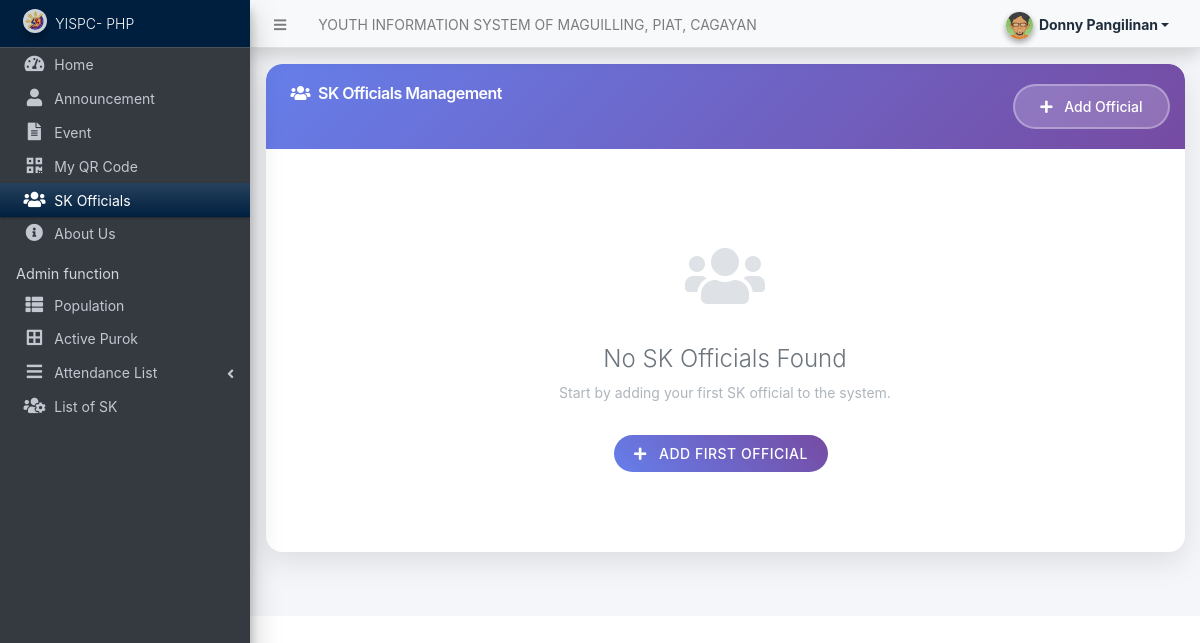
/admin/?page=skofficials/index (signed in), run on an earlier commit of the app's database.
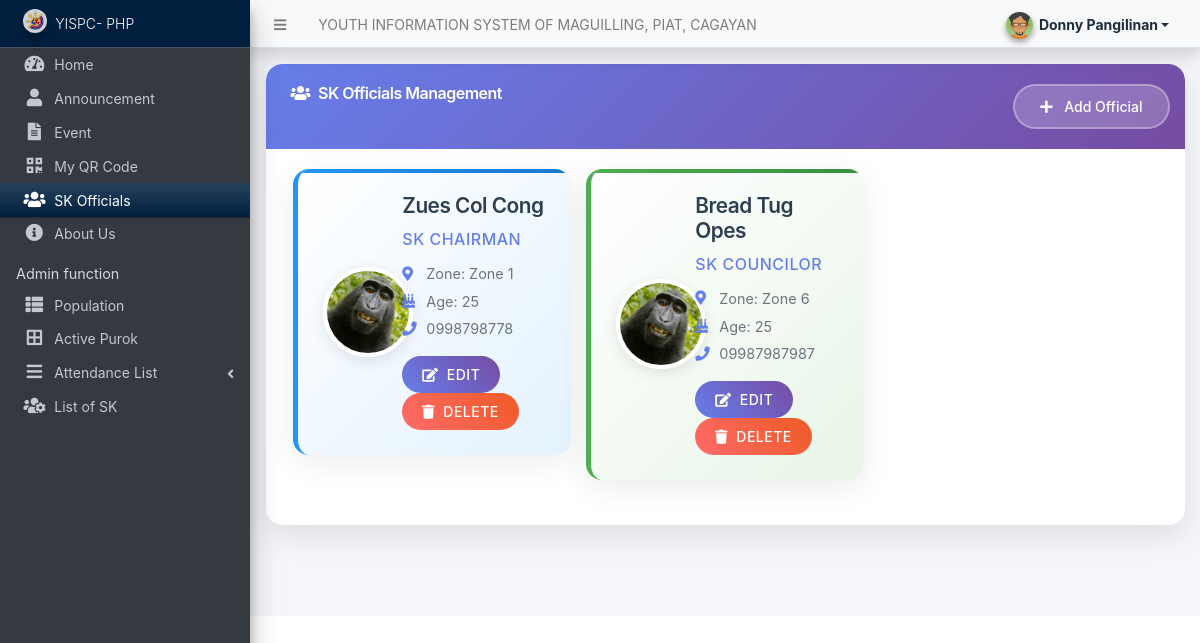
And on a later commit of the database.
### tables this page shows
CREATE TABLE `sk_officials` (
  `id` int(11) NOT NULL,
  `name` varchar(255) NOT NULL,
  `position` enum('chairman','councilor') NOT NULL,
  `image_path` varchar(255) DEFAULT NULL,
  `firstname` varchar(100) NOT NULL,
  `middlename` varchar(100) DEFAULT NULL,
  `lastname` varchar(100) NOT NULL,
  `date_of_birth` date NOT NULL,
  `sex` enum('Male','Female') NOT NULL,
  `contact` varchar(20) DEFAULT NULL,
  `email` varchar(100) DEFAULT NULL,
  `zone` varchar(50) DEFAULT NULL,
  `status` tinyint(1) NOT NULL DEFAULT 1,
  `order_position` int(11) DEFAULT NULL,
  `date_created` datetime NOT NULL DEFAULT current_timestamp(),
  `date_updated` datetime NOT NULL DEFAULT current_timestamp() ON UPDATE current_timestamp()
);

### classes/DBConnection.php (called while the page is built, shortened)
<?php
class DBConnection{
    private $host = DB_SERVER;
    private $username = DB_USERNAME;
    private $password = DB_PASSWORD;
    private $database = DB_NAME;
    public $conn;
    public function __construct(){
        if (!isset($this->conn)) {
            $this->conn = new mysqli($this->host, $this->username, $this->password, $this->database);
        }
    }
}
?>

### classes/SystemSettings.php (called while the page is built, shortened)
<?php
class SystemSettings extends DBConnection{
	function userdata($field = ''){
		if(!empty($field)){
			if(isset($_SESSION['userdata'][$field]))
				return $_SESSION['userdata'][$field];
			else
				return null;
		}else{
			return false;
		}
	}
}
$_settings = new SystemSettings();
?>

### admin/skofficials/index.php (the view, shortened to what this page needs)
<div class="card card-modern">
	<div class="card-header card-header-modern">
		<h3 class="card-title card-title-modern">
			<i class="fas fa-users mr-2"></i>SK Officials
			<?php if($_settings->userdata('type') == 1): ?>
				Management
			<?php else: ?>
				<small style="opacity: 0.8;">(View Only)</small>
			<?php endif; ?>
		</h3>
		<?php if($_settings->userdata('type') == 1): ?>
		<div class="card-tools">
			<button class="btn btn-add-modern" type="button" id="create_new">
				<i class="fa fa-plus mr-2"></i> Add Official
			</button>
		</div>
		<?php endif; ?>
	</div>
	<div class="card-body">
		<div class="container-fluid">
			<?php
			$qry = $conn->query("SELECT * FROM `sk_officials` WHERE status = 1 ORDER BY CASE WHEN position = 'chairman' THEN 1 ELSE 2 END, firstname, lastname");
			if($qry->num_rows > 0):
			?>
			<div class="row">
				<?php while($row = $qry->fetch_assoc()):
					$full_name = trim($row['firstname'] . ' ' . $row['middlename'] . ' ' . $row['lastname']);
					$position_display = ucfirst($row['position']);
				?>
				<div class="col-lg-4 col-md-6 fade-in">
					<div class="official-card <?php echo $row['position'] == 'chairman' ? 'chairman-card' : 'councilor-card' ?>">
						<div class="row align-items-center">
							<div class="col-4 text-center">
								<?php if(!empty($row['image_path']) && file_exists('../uploads/sk_officials/'.$row['image_path'])): ?>
									<img src="../uploads/sk_officials/<?php echo $row['image_path'] ?>" alt="Official Image" class="official-avatar">
								<?php else: ?>
									<div class="official-avatar bg-gradient-secondary d-flex align-items-center justify-content-center">
										<i class="fa fa-user text-white fa-2x"></i>
									</div>
								<?php endif; ?>
							</div>
							<div class="col-8">
								<h5 class="official-name"><?php echo htmlspecialchars($full_name) ?></h5>
								<p class="official-position">SK <?php echo $position_display ?></p>
								<div class="official-info">
									<i class="fas fa-map-marker-alt"></i>
									<span>Zone: <?php echo htmlspecialchars($row['zone']) ?></span>
								</div>
								<?php if(!empty($row['date_of_birth'])):
									$age = date_diff(date_create($row['date_of_birth']), date_create('today'))->y;
								?>
								<div class="official-info">
									<i class="fas fa-birthday-cake"></i>
									<span>Age: <?php echo $age ?></span>
								</div>
								<?php endif; ?>
								<div class="official-info">
									<i class="fas fa-phone"></i>
									<span><?php echo htmlspecialchars($row['contact']) ?></span>
								</div>
								<?php if($_settings->userdata('type') == 1): ?>
								<div class="mt-3">
									<button class="btn btn-modern btn-edit edit_data" data-id="<?php echo $row['id'] ?>">
										<i class="fa fa-edit mr-1"></i> Edit
									</button>
									<button class="btn btn-modern btn-delete delete_data" data-id="<?php echo $row['id'] ?>">
										<i class="fa fa-trash mr-1"></i> Delete
									</button>
								</div>
								<?php endif; ?>
							</div>
						</div>
					</div>
				</div>
				<?php endwhile; ?>
			</div>
			<?php else: ?>
			<div class="no-officials-container">
				<div class="no-officials-icon">
					<i class="fas fa-users"></i>
				</div>
				<h4 style="color: #6c757d; font-weight: 300;">No SK Officials Found</h4>
				<p style="color: #adb5bd;">Start by adding your first SK official to the system.</p>
				<?php if($_settings->userdata('type') == 1): ?>
				<button class="btn btn-modern btn-edit mt-3" id="create_first">
					<i class="fa fa-plus mr-2"></i> Add First Official
				</button>
				<?php endif; ?>
			</div>
			<?php endif; ?>
		</div>
	</div>
</div>

What changed in the data, as far as the page shows it:
added sk_officials: image_path (picture), full_name "Zues Col Cong", position "CHAIRMAN", zone "Zone 1", date_of_birth "25", contact "0998798778"
added sk_officials: image_path (picture), full_name "Bread Tug Opes", position "COUNCILOR", zone "Zone 6", date_of_birth "25", contact "09987987987"
Also different on the page:
text no longer shown: "No SK Officials Found Start by adding your first SK official to the system. ADD FIRST OFFICIAL"
